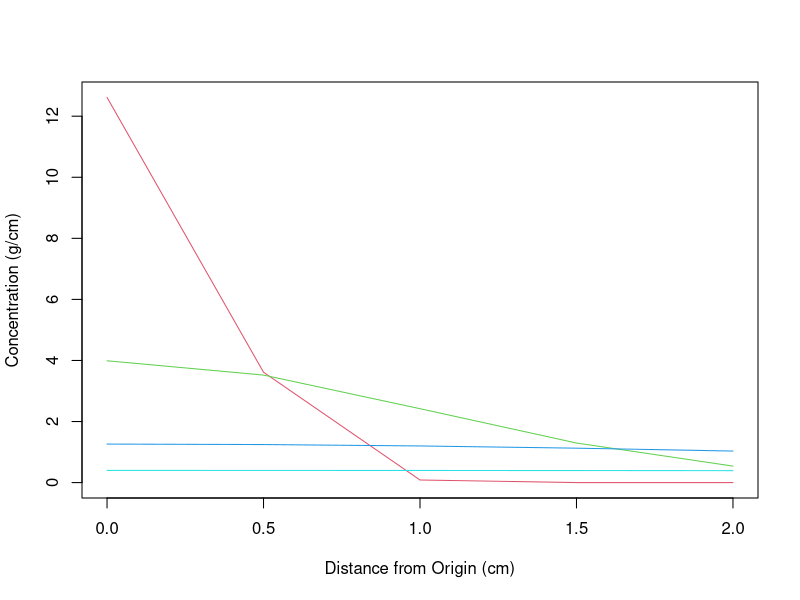
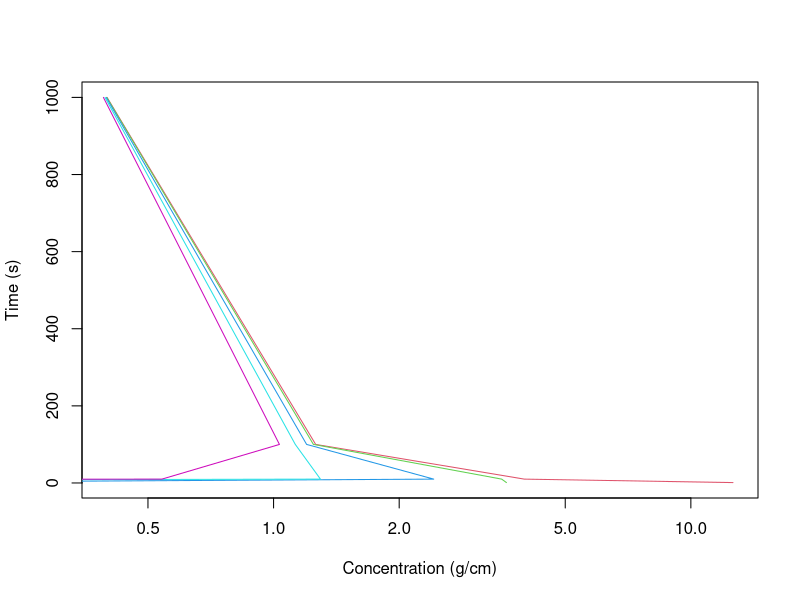

Reproduce these figures in R, in order.
## ---- chunk 1
M = 10 
D = 0.05 
## ---- chunk 2
x = seq(0,2,.5)
Time = c(1,10,100,1000) 
C_matrix = matrix(NA,length(x),length(Time)) 
## ---- chunk 3
# Initial Conditions
M = 10
D = 0.05

# Nested for loops that calculate the concentration
# Loops over the x vector for each time spot
# Adds to that spot in the matrix
# x is in the x spot and time is in the y spot
# x is rows and time is columns
for(i_Time in 1:length(Time)){
  for(i_x in 1:length(x)){
    C = (M/sqrt(4*pi*D*Time[i_Time]))*exp(-((x[i_x])^2/(4*D*Time[i_Time])))
    C_matrix[i_x,i_Time] <- C
  }
}
## ---- chunk 4
plot(x = NULL,y = NULL, ylab = "Concentration (g/cm)", xlab = "Distance from Origin (cm)", ylim = range(C_matrix[,1]), xlim = range(x))

for(time_spot in 1:length(Time)){
  lines(x, C_matrix[,time_spot], type = 'l', col = time_spot+1)
}

## ---- chunk 5
plot(x = NULL,y = NULL, xlab = "Concentration (g/cm)", ylab = "Time (s)", xlim = range(C_matrix[1,]), ylim = range(Time), log = 'x')

for(x_spot in 1:length(x)){
  lines(C_matrix[x_spot,],Time , type = 'l', col = x_spot+1)
}
## ---- chunk 6

## ---- chunk 7

## ---- chunk 8

## ---- chunk 9
